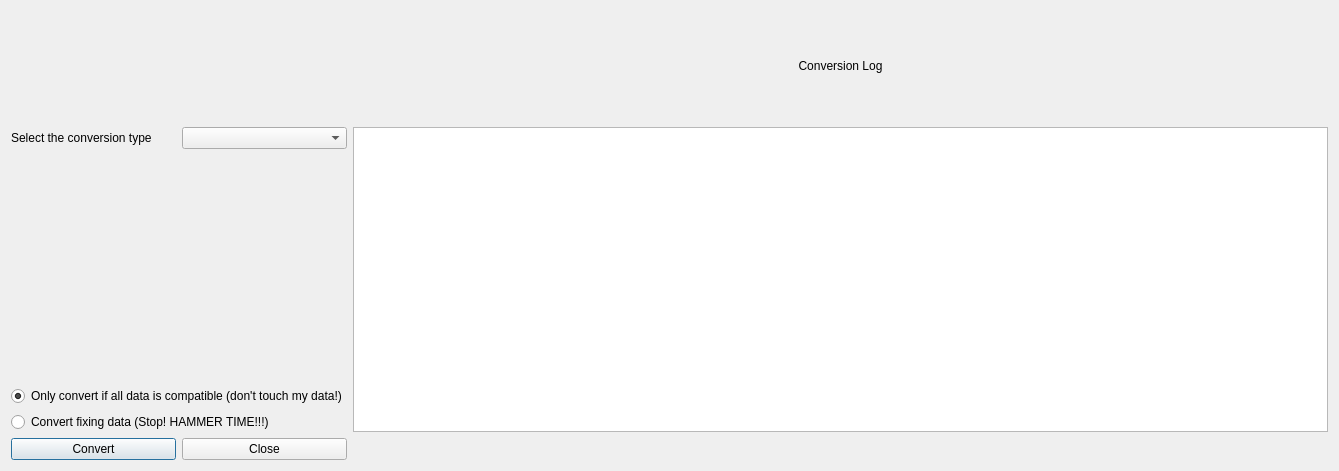
<?xml version="1.0" encoding="UTF-8"?>
<ui version="4.0">
 <class>Dialog</class>
 <widget class="QDialog" name="Dialog">
  <property name="geometry">
   <rect>
    <x>0</x>
    <y>0</y>
    <width>1339</width>
    <height>471</height>
   </rect>
  </property>
  <property name="windowTitle">
   <string>Convert Database</string>
  </property>
  <layout class="QGridLayout" name="gridLayout">
   <item row="6" column="0">
    <layout class="QHBoxLayout" name="horizontalLayout_3">
     <item>
      <widget class="QPushButton" name="convertButton">
       <property name="text">
        <string>Convert</string>
       </property>
      </widget>
     </item>
     <item>
      <widget class="QPushButton" name="closeButton">
       <property name="text">
        <string>Close</string>
       </property>
      </widget>
     </item>
    </layout>
   </item>
   <item row="4" column="0">
    <widget class="QRadioButton" name="allDataRadioButton">
     <property name="text">
      <string>Only convert if all data is compatible (don't touch my data!)</string>
     </property>
     <property name="checked">
      <bool>true</bool>
     </property>
    </widget>
   </item>
   <item row="5" column="0">
    <widget class="QRadioButton" name="fixDataRadioButton">
     <property name="text">
      <string>Convert fixing data (Stop! HAMMER TIME!!!)</string>
     </property>
    </widget>
   </item>
   <item row="3" column="0">
    <widget class="ConnectionWidget" name="widget_2" native="true"/>
   </item>
   <item row="2" column="0">
    <widget class="ConnectionWidget" name="widget" native="true"/>
   </item>
   <item row="1" column="0">
    <layout class="QHBoxLayout" name="horizontalLayout">
     <item>
      <widget class="QLabel" name="label">
       <property name="text">
        <string>Select the conversion type</string>
       </property>
      </widget>
     </item>
     <item>
      <widget class="QComboBox" name="comboBox"/>
     </item>
    </layout>
   </item>
   <item row="0" column="1">
    <widget class="QLabel" name="label_2">
     <property name="text">
      <string>Conversion Log</string>
     </property>
     <property name="alignment">
      <set>Qt::AlignCenter</set>
     </property>
    </widget>
   </item>
   <item row="1" column="1" rowspan="5">
    <widget class="QPlainTextEdit" name="logDisplay">
     <property name="enabled">
      <bool>true</bool>
     </property>
     <property name="font">
      <font>
       <family>Monospace</family>
      </font>
     </property>
     <property name="lineWrapMode">
      <enum>QPlainTextEdit::NoWrap</enum>
     </property>
     <property name="readOnly">
      <bool>true</bool>
     </property>
     <property name="tabStopWidth">
      <number>200</number>
     </property>
     <property name="textInteractionFlags">
      <set>Qt::TextSelectableByMouse</set>
     </property>
    </widget>
   </item>
  </layout>
 </widget>
 <customwidgets>
  <customwidget>
   <class>ConnectionWidget</class>
   <extends>QWidget</extends>
   <header>DsgTools.CustomWidgets.connectionWidget.h</header>
   <container>1</container>
  </customwidget>
 </customwidgets>
 <resources/>
 <connections/>
</ui>
